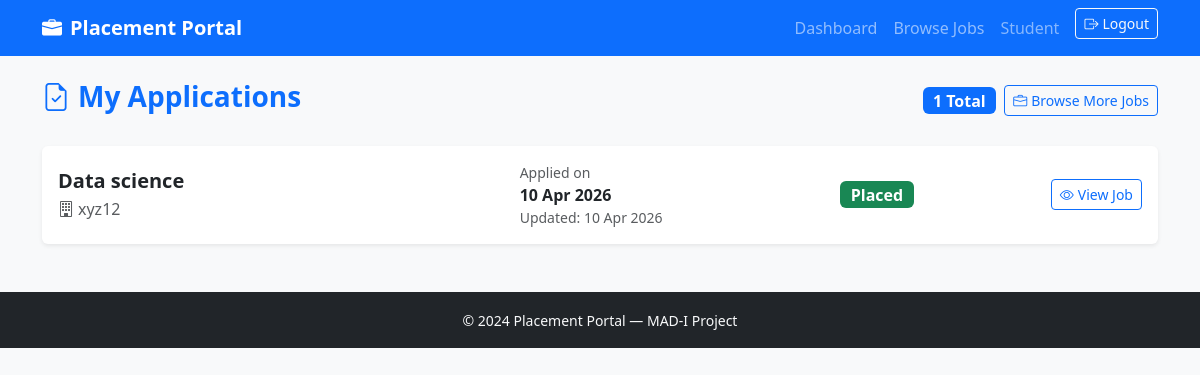
Page /student/my-applications (signed in) on the committed database.
### models.py (models this page shows, shortened)
class User(UserMixin, db.Model):
    id= db.Column(db.Integer, primary_key=True)
    username= db.Column(db.String(80), unique=True, nullable=False)
    email= db.Column(db.String(120), unique=True, nullable=False)
    password_hash = db.Column(db.String(256))
    role = db.Column(db.String(20))
    active = db.Column(db.Boolean, default=True)
    student_profile = db.relationship('Student', backref='user', uselist=False)
    company_profile = db.relationship('Company', backref='user', uselist=False)
    @property
    def is_active(self):
        return self.active

class Application(db.Model):
    id = db.Column(db.Integer, primary_key=True)
    student_id = db.Column(db.Integer, db.ForeignKey('student.id'), nullable=False)
    job_id = db.Column(db.Integer, db.ForeignKey('job_position.id'), nullable=False)
    applied_at = db.Column(db.DateTime, default=lambda: datetime.now(timezone.utc))
    status = db.Column(db.String(30), default='applied')
    notes = db.Column(db.Text)
    updated_at = db.Column(db.DateTime, default=lambda: datetime.now(timezone.utc))
    __table_args__ = (
        db.UniqueConstraint('student_id', 'job_id', name='uq_student_job'),
    )

class JobPosition(db.Model):
    id = db.Column(db.Integer, primary_key=True)
    company_id = db.Column(db.Integer, db.ForeignKey('company.id'), nullable=False)
    title = db.Column(db.String(150))
    description = db.Column(db.Text)
    required_skills = db.Column(db.Text)
    experience = db.Column(db.String(100))
    salary_min = db.Column(db.Float)
    salary_max = db.Column(db.Float)
    location = db.Column(db.String(150))
    deadline = db.Column(db.DateTime)
    status = db.Column(db.String(20), default='active')
    is_approved = db.Column(db.Boolean, default=False)
    created_at = db.Column(db.DateTime, default=lambda: datetime.now(timezone.utc), nullable=False)
    applications = db.relationship('Application', backref='job', lazy='dynamic')

class Company(db.Model):
    id = db.Column(db.Integer, primary_key=True)
    user_id = db.Column(db.Integer, db.ForeignKey('user.id'), nullable=False)
    name = db.Column(db.String(150))
    industry = db.Column(db.String(100))
    website = db.Column(db.String(250))
    description = db.Column(db.Text)
    location = db.Column(db.String(150))
    approval_status = db.Column(db.String(20), default='pending')
    is_blacklisted  = db.Column(db.Boolean, default=False)
    created_at = db.Column(db.DateTime, default=lambda: datetime.now(timezone.utc), nullable=False)
    jobs = db.relationship('JobPosition', backref='company', lazy='dynamic')

### routes/student.py (the view)
@student_bp.route('/my-applications')
@login_required
@student_required
def my_applications():
    student      = current_user.student_profile
    applications = student.applications.order_by(
                    Application.applied_at.desc()).all()
    return render_template('student/my_applications.html',student=student,applications=applications)

### models.py (called while the page is built)
@login_manager.user_loader
def load_user(user_id):
    return User.query.get(int(user_id))

### routes/student.py (called while the page is built)
def student_required(f):
    @wraps(f)
    def wrapped(*args, **kwargs):
        if not current_user.is_authenticated:
            return redirect(url_for('auth.login'))
        if current_user.role != 'student':
            flash('Student access required.', 'danger')
            return redirect(url_for('auth.login'))
        if not current_user.active:
            flash('Your account has been suspended.', 'danger')
            return redirect(url_for('auth.logout'))
        return f(*args, **kwargs)
    return wrapped

### templates/student/my_applications.html (shortened to what this page needs)
{% extends 'base.html' %}
{% block content %}
<div class="d-flex justify-content-between align-items-center mb-4">
  <h3 class="fw-bold text-primary">
    <i class="bi bi-file-earmark-check me-2"></i>My Applications
  </h3>
  <div class="d-flex align-items-center gap-2">
    <span class="badge bg-primary fs-6">{{ applications|length }} Total</span>
    <a href="{{ url_for('student.jobs') }}" class="btn btn-outline-primary btn-sm">
      <i class="bi bi-briefcase me-1"></i>Browse More Jobs
    </a>
  </div>
</div>
{% if applications %}
<div class="row g-3">
  {% for app in applications %}
  <div class="col-12">
    <div class="card border-0 shadow-sm">
      <div class="card-body">
        <div class="row align-items-center">
          <div class="col-md-5">
            <h5 class="fw-bold mb-1">{{ app.job.title }}</h5>
            <p class="text-muted mb-0">
              <i class="bi bi-building me-1"></i>{{ app.job.company.name }}
            </p>
          </div>
          <div class="col-md-3 mt-2 mt-md-0">
            <div class="small text-muted">Applied on</div>
            <div class="fw-semibold">{{ app.applied_at.strftime('%d %b %Y') }}</div>
            {% if app.updated_at and app.updated_at != app.applied_at %}
            <div class="small text-muted">Updated: {{ app.updated_at.strftime('%d %b %Y') }}</div>
            {% endif %}
          </div>
          <div class="col-md-2 mt-2 mt-md-0 text-md-center">
            <span class="badge fs-6
              {% if app.status == 'placed' %}bg-success
              {% elif app.status == 'shortlisted' %}bg-warning text-dark
              {% elif app.status == 'interview' %}bg-info text-dark
              {% elif app.status == 'rejected' %}bg-danger
              {% else %}bg-secondary{% endif %}">
              {{ app.status | capitalize }}
            </span>
          </div>
          <div class="col-md-2 mt-2 mt-md-0 text-md-end">
            <a href="{{ url_for('student.job_detail', job_id=app.job_id) }}"
               class="btn btn-outline-primary btn-sm">
              <i class="bi bi-eye me-1"></i>View Job
            </a>
          </div>
        </div>
      </div>
    </div>
  </div>
  {% endfor %}
</div>
{% endif %}
{% endblock %}

### templates/base.html (shortened to what this page needs)
<!DOCTYPE html>
<html lang="en">
<head>
  <link href="https://cdn.jsdelivr.net/npm/bootstrap@5.3.0/dist/css/bootstrap.min.css" rel="stylesheet"/>
  <link href="https://cdn.jsdelivr.net/npm/bootstrap-icons@1.11.0/font/bootstrap-icons.css" rel="stylesheet"/>
</head>
<body class="bg-light">
<nav class="navbar navbar-expand-lg navbar-dark bg-primary">
  <div class="container">
    <a class="navbar-brand fw-bold" href="{{ url_for('auth.index') }}">
      <i class="bi bi-briefcase-fill me-2"></i>Placement Portal
    </a>
    <div class="collapse navbar-collapse" id="navbarNav">
      <ul class="navbar-nav ms-auto">
        {% if current_user.is_authenticated %}
          {% if current_user.role == 'admin' %}
            <li class="nav-item">
              <a class="nav-link" href="{{ url_for('admin.dashboard') }}">Dashboard</a>
            </li>
          {% elif current_user.role == 'company' %}
            <li class="nav-item">
              <a class="nav-link" href="{{ url_for('company.dashboard') }}">Dashboard</a>
            </li>
          {% elif current_user.role == 'student' %}
            <li class="nav-item">
              <a class="nav-link" href="{{ url_for('student.dashboard') }}">Dashboard</a>
            </li>
            <li class="nav-item">
              <a class="nav-link" href="{{ url_for('student.jobs') }}">Browse Jobs</a>
            </li>
          {% endif %}
          <li class="nav-item">
            <span class="nav-link text-white-50">
              {{ current_user.role | capitalize }}
            </span>
          </li>
          <li class="nav-item">
            <a class="btn btn-outline-light btn-sm ms-2"
               href="{{ url_for('auth.logout') }}">
              <i class="bi bi-box-arrow-right me-1"></i>Logout
            </a>
          </li>
        {% endif %}
      </ul>
    </div>
  </div>
</nav>
<main class="container my-4">
  {% block content %}{% endblock %}
</main>
<footer class="bg-dark text-light text-center py-3 mt-5">
  <small>&copy; 2024 Placement Portal — MAD-I Project</small>
</footer>
</body>
</html>

### rows in the picture
User: role "Student"
Application: job "Data science", job.company.name "xyz12", applied_at "10 Apr 2026", updated_at "10 Apr 2026", status "Placed"

### other values in the picture
{{ applications|length }} "1"
